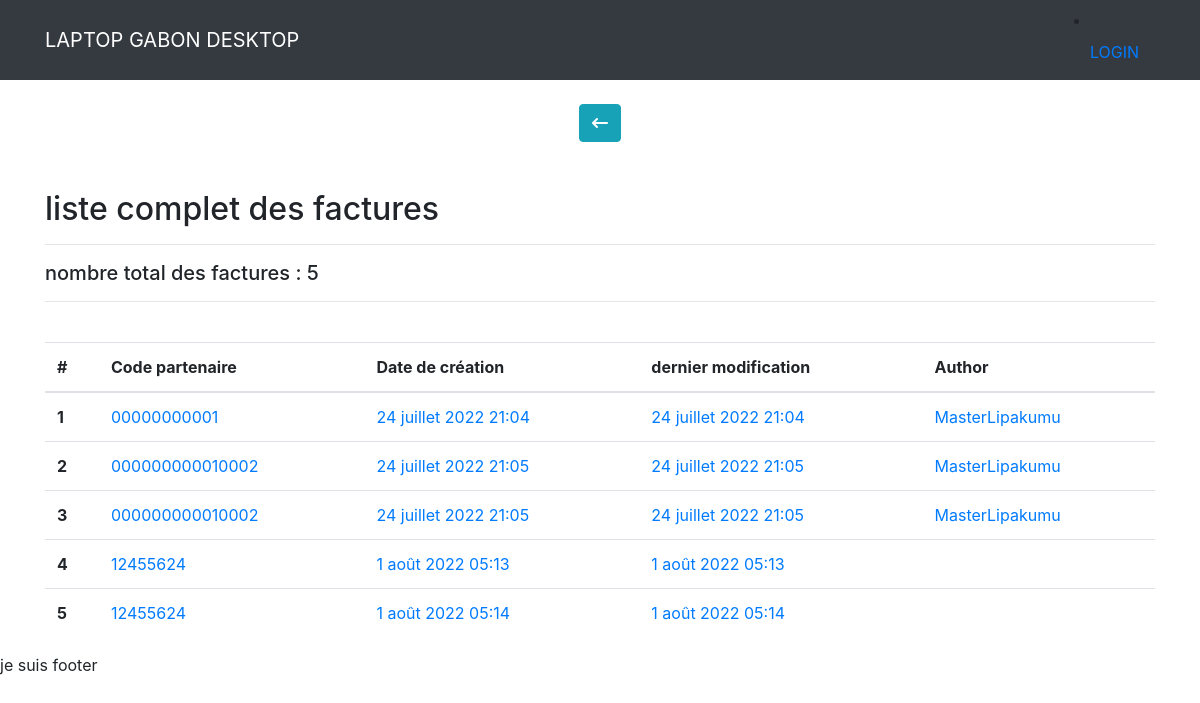
Page /document-client/facture/ on the committed database.
### docuclient/models.py (models this page shows, shortened)
class Facture(models.Model):
    NATION = [
        ('National', 'National'),
        ('International', 'International'),
    ]
    TYPEPAYMENT = [
        ('A échéance','A échéance'),
        ('Définis dans le contrat','Définis dans le contrat'),
        ('Journalier, hebdomadaire, mensuel','Journalier, hebdomadaire, mensuel'),
    ]
    partenary_code = models.CharField(max_length = 200, blank = True, null=True)
    reduction_number = models.FloatField(blank = True, null=True)
    payment_modality = models.CharField(choices=TYPEPAYMENT, blank=True, null=True, max_length=200)
    modalite_paiement = models.FloatField(blank=True, null=True)
    date_created = models.DateTimeField(auto_now_add = True)
    last_updated = models.DateTimeField(auto_now = True)
    author = models.ForeignKey(User, on_delete=models.CASCADE, null=True, blank=False )
    nation_choices = models.CharField(choices=NATION, blank=True, null=True, max_length=100)
    active = models.BooleanField(default=False)
    livraison = models.CharField(null=True, blank=True, max_length=200)
    date_created = models.DateTimeField(auto_now_add=True)
    date_updated = models.DateTimeField(auto_now=True)

### docuclient/views.py (the view)
# urls.py: path('facture/', FactureClientList, name="facture"),
def FactureClientList(request):
    factures = Facture.objects.all()
    factures = list(factures)
    total_number = Facture.objects.all().count()
    context = {"factures": factures, "total_number":total_number}
    return render(request, "docuclient/facture_list.html", context)

### templates/docuclient/facture_list.html
{% extends 'base.html' %}
{% block content %}
<br>
<div class="content d-flex justify-content-around">
  <div class="column">
      <a href="{% url 'alldocuments'%}"><button type="button" class="btn btn-info"><i class="fa-solid fa-arrow-left-long"></i></button></a>
  </div>
</div>
<br>
<div class="content">
    <br>
    <h2> liste complet des factures</h2><hr>
    <h5> nombre total des factures : {{total_number}}</h5><hr>
    <br>
    <table class="table">
      <thead>
        <tr>
          <th scope="col">#</th>
          <th scope="col">Code partenaire </th>
          <th scope="col">Date de création</th>
          <th scope="col">dernier modification </th>
          <th scope="col">Author</th>
        </tr>
      </thead>
      <tbody>
        {% for i in factures %}
        <tr>
          <th scope="row">{{i.id}}</th>
          <td><a href="{% url 'facture-Detail' i.id %}">{{i.partenary_code}}</a></td>
          <td><a href="{% url 'facture-Detail' i.id %}">{{i.date_created}}</a></td>
          <td><a href="{% url 'facture-Detail' i.id %}">{{i.last_updated}}</a></td>
          <td><a href="{% url 'facture-Detail' i.id %}">{{i.author.username}}</a></td>
        </tr>
        {% empty %}
        <p> ouh là là vous n'avez pas encore de facture enregistre </p>
      {% endfor %}
      </tbody>
    </table>
</div>
{% endblock content %}

### rows in the picture
Facture: id "1", partenary_code "00000000001", date_created "24 juillet 2022 21:04", last_updated "24 juillet 2022 21:04", author.username "MasterLipakumu"
Facture: id "2", partenary_code "000000000010002", date_created "24 juillet 2022 21:05", last_updated "24 juillet 2022 21:05", author.username "MasterLipakumu"
Facture: id "3", partenary_code "000000000010002", date_created "24 juillet 2022 21:05", last_updated "24 juillet 2022 21:05", author.username "MasterLipakumu"
Facture: id "4", partenary_code "12455624", date_created "1 août 2022 05:13", last_updated "1 août 2022 05:13"
Facture: id "5", partenary_code "12455624", date_created "1 août 2022 05:14", last_updated "1 août 2022 05:14"

### other values in the picture
{{ total_number }} "5"
